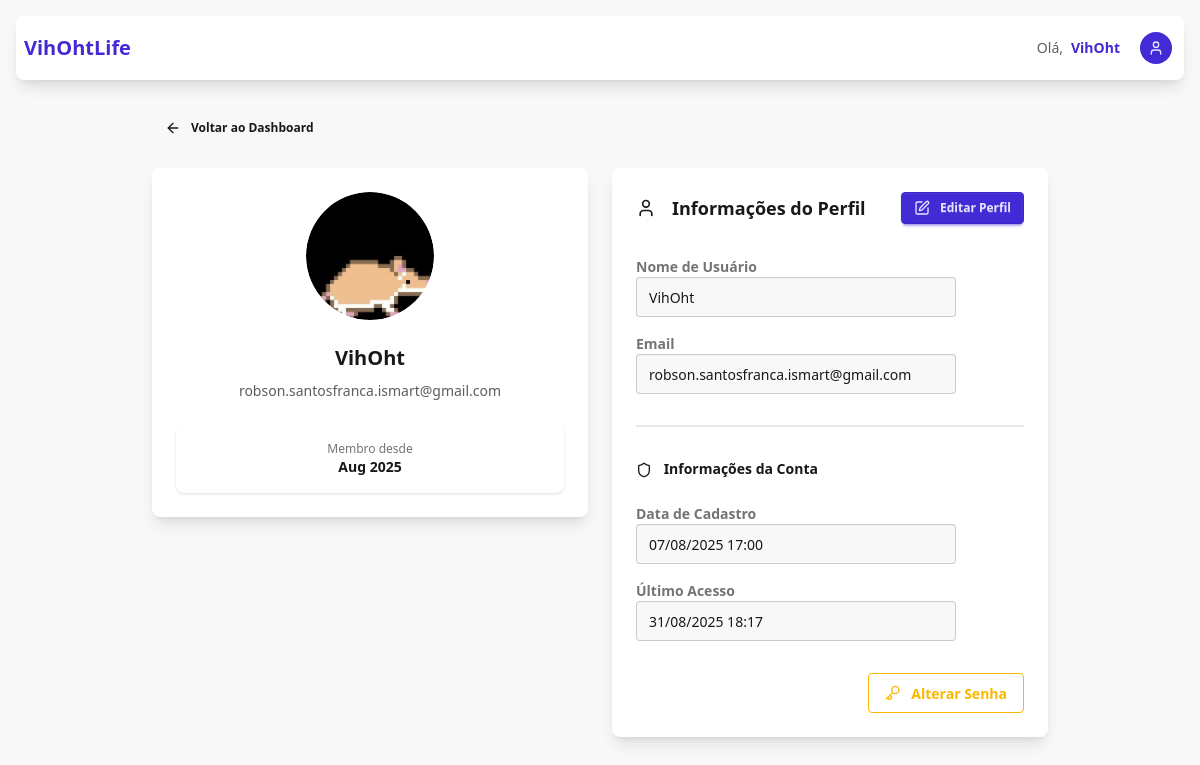
The app's page /auth/profile/ (signed in), older data.
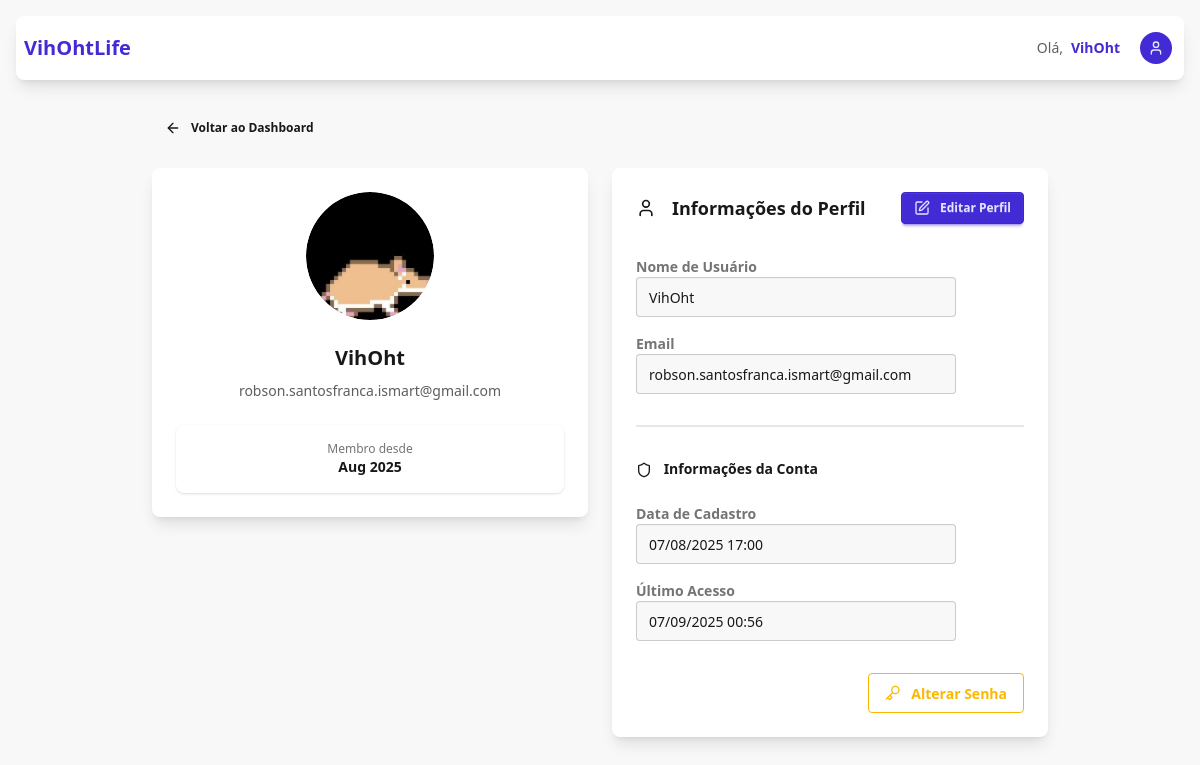
The same page, newer data.
### authentication/models.py (models this page shows, shortened)
class User(AbstractUser):
    email = models.EmailField(max_length=100, unique=True)
    profile_image = models.ImageField(
        upload_to=user_profile_image_path,
        null=True,
        blank=True,
        help_text="Upload a profile image (max 5MB, JPG/PNG)",
    )
    is_premium = models.BooleanField(default=False)
    USERNAME_FIELD = "email"
    REQUIRED_FIELDS = ["username"]
    def get_profile_image_url(self):
        if self.profile_image and hasattr(self.profile_image, "url"):
            return self.profile_image.url
        return None

### authentication/views.py (the view)
# urls.py: path("profile/", views.profile_view, name="profile"),
@login_required
def profile_view(request):
    return render(request, "authentication/profile.html")

### templates/authentication/profile.html
{% extends 'landingpage/base.html' %}
{% load static %}
{% block dashboard_content %}
<div class="max-w-4xl mx-auto">
  <div class="mb-6">
    <a href="{% url 'landingpage' %}" class="btn btn-ghost btn-sm">
      <i data-lucide="arrow-left" class="w-4 h-4 mr-1"></i>
      Voltar ao Dashboard
    </a>
  </div>
  <div class="grid grid-cols-1 lg:grid-cols-2 gap-6">
    <div class="lg:col-span-1">
      <div class="card bg-base-100 shadow-lg">
        <div class="card-body text-center">
          <div class="avatar mx-auto mb-4">
            <div class="w-32 rounded-full {% if not user.get_profile_image_url %}bg-primary text-primary-content flex items-center justify-center{% endif %}">
              {% if user.get_profile_image_url %}
                <img src="{{ user.get_profile_image_url }}" alt="Profile Image" class="rounded-full">
              {% else %}
                <i data-lucide="user" class="w-16 h-16"></i>
              {% endif %}
            </div>
          </div>
          <h2 class="text-xl font-bold">{{ user.username }}</h2>
          <p class="text-base-content/70">{{ user.email }}</p>
          <div class="stats shadow mt-4">
            <div class="stat place-items-center">
              <div class="stat-title text-xs">Membro desde</div>
              <div class="stat-value text-sm">{{ user.date_joined|date:'M Y' }}</div>
            </div>
          </div>
        </div>
      </div>
    </div>
    <div class="lg:col-span-1">
      <div class="card bg-base-100 shadow-lg">
        <div class="card-body">
          <div class="flex justify-between items-center mb-6">
            <h2 class="card-title">
              <i data-lucide="user" class="w-5 h-5 mr-2"></i>
              Informações do Perfil
            </h2>
            <a href="{% url 'authentication:edit_profile' %}" class="btn btn-primary btn-sm">
              <i data-lucide="edit" class="w-4 h-4 mr-1"></i>
              Editar Perfil
            </a>
          </div>
          <div class="grid grid-cols-1 gap-4">
            <div class="form-control flex flex-col">
              <label class="label">
                <span class="label-text font-semibold">Nome de Usuário</span>
              </label>
              <input
                type="text"
                value="{{ user.username }}"
                class="input input-bordered bg-base-200"
                readonly
              />
            </div>
            <div class="form-control flex flex-col">
              <label class="label">
                <span class="label-text font-semibold">Email</span>
              </label>
              <input
                type="email"
                value="{{ user.email }}"
                class="input input-bordered bg-base-200"
                readonly
              />
            </div>
          </div>
          <div class="divider"></div>
          <h3 class="font-semibold mb-4">
            <i data-lucide="shield" class="w-4 h-4 inline mr-2"></i>
            Informações da Conta
          </h3>
          <div class="grid grid-cols-1 gap-4">
            <div class="form-control flex flex-col">
              <label class="label">
                <span class="label-text font-semibold">Data de Cadastro</span>
              </label>
              <input
                type="text"
                value="{{ user.date_joined|date:'d/m/Y H:i' }}"
                class="input input-bordered bg-base-200"
                readonly
              />
            </div>
            <div class="form-control flex flex-col">
              <label class="label">
                <span class="label-text font-semibold">Último Acesso</span>
              </label>
              <input
                type="text"
                value="{{ user.last_login|date:'d/m/Y H:i'|default:'Nunca' }}"
                class="input input-bordered bg-base-200"
                readonly
              />
            </div>
          </div>
          <div class="card-actions justify-end mt-6">
            <a href="{% url 'authentication:change_password' %}" class="btn btn-outline btn-warning">
              <i data-lucide="key" class="w-4 h-4 mr-1"></i>
              Alterar Senha
            </a>
          </div>
        </div>
      </div>
    </div>
  </div>
</div>
{% endblock %}

### templates/landingpage/base.html (shortened to what this page needs)
{% extends 'base.html' %}
{% block content %}
<div class="min-h-screen bg-base-200 p-4">
  <div class="max-w-7xl mx-auto">
    <div class="navbar bg-base-100 rounded-lg shadow-lg mb-8">
      <div class="flex-1">
        <h2 class="text-xl font-bold text-primary"><a href="{% url 'landingpage' %}">VihOhtLife</a></h2>
      </div>
      <div class="flex-none flex items-center">
        {% if user.is_authenticated %}
          <div class="mr-4 hidden sm:flex items-center">
            <span class="text-sm text-base-content/70 mr-2">Olá,</span>
            <span class="text-sm font-semibold text-primary">{{ user.username }}</span>
          </div>
          <div class="dropdown dropdown-end">
            <div tabindex="0" role="button" class="btn btn-ghost btn-circle avatar">
              <div class="w-8 rounded-full bg-primary text-primary-content flex items-center justify-center" style="display: flex !important;">
                <i data-lucide="user" class="w-4 h-4"></i>
              </div>
            </div>
          </div>
        {% else %}
          <a href="{% url 'authentication:login' %}" class="btn btn-primary btn-sm">
            <i data-lucide="log-in" class="w-4 h-4 mr-1"></i>
            Entrar
          </a>
        {% endif %}
      </div>
    </div>
    {% block dashboard_content %}{% endblock %}
  </div>
</div>
{% endblock %}

### templates/base.html (shortened to what this page needs)
<!DOCTYPE html>
<html lang="pt-br">
  <head>
    <link
      href="https://cdn.jsdelivr.net/npm/daisyui@5"
      rel="stylesheet"
      type="text/css"
    />
    <script src="https://cdn.jsdelivr.net/npm/@tailwindcss/browser@4"></script>
    {% load static %}
    <link
      href="{% static 'css/toast_message.css' %}"
      rel="stylesheet"
      type="text/css"
    />
    <link
      href="{% static 'css/gemini-chat.css' %}"
      rel="stylesheet"
      type="text/css"
    />
  </head>
  <body class="min-h-screen" {% if user.is_authenticated %}data-user-authenticated="true"{% endif %}>
    {% block content %}{% endblock %}
  </body>
</html>

Row changes from the older to the newer data that the page shows:
changed User "VihOht": last_login "31/08/2025 18:17" → "07/09/2025 00:56"
